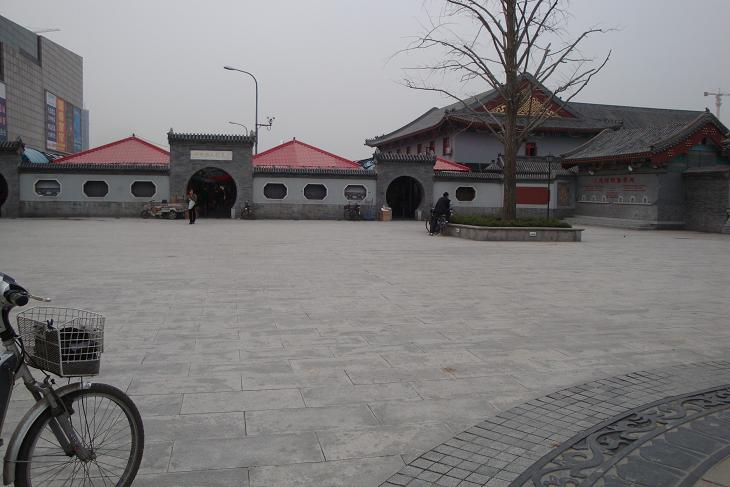
#> input picture I3/3_1.JPG, 730 x 487 px; its folder holds 4 pictures in this run
$ python trial5.py
#> lines starting #> are read from the running program, lines starting #| are printed output that depends on the picture
import cv2
import numpy as np
import glob

def cylindrical_warp(img, focal_length):
    """Warp an image into cylindrical coordinates."""
    h, w = img.shape[:2]
    cylinder_img = np.zeros_like(img)

    # Define the center of the image
    center_x, center_y = w // 2, h // 2

    # Loop through each pixel in the output cylindrical image
    for y in range(h):
        for x in range(w):
            # Convert to cylindrical coordinates
            theta = (x - center_x) / focal_length
            h_ = (y - center_y) / focal_length
            X = np.sin(theta)
            Y = h_
            Z = np.cos(theta)

            # Map cylindrical coordinates back to original coordinates
            x_original = int(focal_length * X / Z + center_x)
            y_original = int(focal_length * Y / Z + center_y)

            # Check if the mapped coordinates are within bounds
            if 0 <= x_original < w and 0 <= y_original < h:
                cylinder_img[y, x] = img[y_original, x_original]

    return cylinder_img

def detect_and_match_keypoints(img1, img2):
    # Initialize SIFT detector
    sift = cv2.SIFT_create()

    # Detect keypoints and descriptors
    keypoints1, descriptors1 = sift.detectAndCompute(img1, None)
    keypoints2, descriptors2 = sift.detectAndCompute(img2, None)

    # Match descriptors using FLANN-based matcher
    index_params = dict(algorithm=1, trees=5)
    search_params = dict(checks=50)
    flann = cv2.FlannBasedMatcher(index_params, search_params)
    matches = flann.knnMatch(descriptors1, descriptors2, k=2)

    # Apply ratio test to filter out weak matches
    good_matches = []
    for m, n in matches:
        if m.distance < 0.75 * n.distance:
            good_matches.append(m)

    # Extract matched keypoints
    points1 = np.float32([keypoints1[m.queryIdx].pt for m in good_matches])
    points2 = np.float32([keypoints2[m.trainIdx].pt for m in good_matches])

    return points1, points2

def compute_homography_dlt(points1, points2):
    # Number of points
    num_points = points1.shape[0]

    # Construct matrix A for DLT
    A = []
    for i in range(num_points):
        x1, y1 = points1[i][0], points1[i][1]
        x2, y2 = points2[i][0], points2[i][1]
        A.append([-x1, -y1, -1, 0, 0, 0, x2 * x1, x2 * y1, x2])
        A.append([0, 0, 0, -x1, -y1, -1, y2 * x1, y2 * y1, y2])

    A = np.array(A)

    # Perform SVD on A
    U, S, Vt = np.linalg.svd(A)
    H = Vt[-1].reshape(3, 3)

    # Normalize and return homography
    return H / H[2, 2]

def ransac_homography(points1, points2, num_iterations=1000, threshold=5.0):
    max_inliers = 0
    best_homography = None

    for _ in range(num_iterations):
        # Randomly select 4 points for minimal DLT
        idx = np.random.choice(len(points1), 4, replace=False)
        pts1_sample = points1[idx]
        pts2_sample = points2[idx]

        # Compute homography with the 4-point sample
        H = compute_homography_dlt(pts1_sample, pts2_sample)

        # Apply homography to all points
        points1_homogeneous = np.hstack([points1, np.ones((points1.shape[0], 1))])
        projected_points = (H @ points1_homogeneous.T).T
        projected_points /= projected_points[:, 2].reshape(-1, 1)

        # Calculate distances
        distances = np.linalg.norm(projected_points[:, :2] - points2, axis=1)
        inliers = distances < threshold
        num_inliers = np.sum(inliers)

        # Update the best homography if more inliers are found
        if num_inliers > max_inliers:
            max_inliers = num_inliers
            best_homography = H

    return best_homography

# [38 lines left out: functions find_homography, to_mtx, to_img, warpPerspective, not called in this run]

def warpCylindricalPerspective(img, K, output_size):
    """This function returns the cylindrical warp for a given image and intrinsics matrix K, constrained to output_size."""
    h_, w_ = img.shape[:2]
    output_h, output_w = output_size

    # Pixel coordinates
    y_i, x_i = np.indices((h_, w_))
    X = np.stack([x_i, y_i, np.ones_like(x_i)], axis=-1).reshape(h_ * w_, 3)  # Convert to homogeneous coordinates

    # Inverse intrinsic matrix to normalize coordinates
    Kinv = np.linalg.inv(K)
    X = Kinv.dot(X.T).T  # Normalized coordinates

    # Calculate cylindrical coordinates (sin(theta), h, cos(theta))
    A = np.stack([np.sin(X[:, 0]), X[:, 1], np.cos(X[:, 0])], axis=-1).reshape(w_ * h_, 3)
    B = K.dot(A.T).T  # Project back to image-pixels plane

    # Back from homogeneous coordinates
    B = B[:, :-1] / B[:, [-1]]

    # Offset to center the warped image in the output canvas
    x_offset = (output_w - w_) // 2
    y_offset = (output_h - h_) // 2
    B[:, 0] += x_offset
    B[:, 1] += y_offset

    # Ensure warp coordinates stay within bounds of output_size
    B[(B[:, 0] < 0) | (B[:, 0] >= output_w) | (B[:, 1] < 0) | (B[:, 1] >= output_h)] = -1
    B = B.reshape(h_, w_, -1)

    # Convert image to RGBA for transparent borders
    img_rgba = cv2.cvtColor(img, cv2.COLOR_BGR2BGRA)

    # Warp the image according to cylindrical coordinates
    cylindrical_img = cv2.remap(img_rgba, B[:, :, 0].astype(np.float32), B[:, :, 1].astype(np.float32),
                                cv2.INTER_AREA, borderMode=cv2.BORDER_TRANSPARENT)

    # Resize output to match the specified dimensions (output_size)
    return cylindrical_img[:output_h, :output_w]


def warp_image(img1, img2, H):
    # Get the dimensions of the first image
    h1, w1 = img1.shape[:2]
    h2, w2 = img2.shape[:2]

    # Define corner points of the first image
    corners_img1 = np.float32([[0, 0], [0, h1], [w1, h1], [w1, 0]]).reshape(-1, 1, 2)

    # Warp the corners of img1 to find the size of the stitched canvas
    warped_corners = cv2.perspectiveTransform(corners_img1, H)
    corners_img2 = np.float32([[0, 0], [0, h2], [w2, h2], [w2, 0]]).reshape(-1, 1, 2)

    # Combine all corners to get the bounding box
    all_corners = np.concatenate((warped_corners, corners_img2), axis=0)
    [x_min, y_min] = np.int32(all_corners.min(axis=0).ravel() - 0.5)
    [x_max, y_max] = np.int32(all_corners.max(axis=0).ravel() + 0.5)

    # Calculate the translation matrix to shift the result into positive coordinates
    translation_dist = [-x_min, -y_min]
    translation_matrix = np.array([[1, 0, translation_dist[0]], [0, 1, translation_dist[1]], [0, 0, 1]])

    # Warp img1 to the canvas size
    output_img = warpCylindricalPerspective(img1, translation_matrix @ H, (x_max - x_min, y_max - y_min))

    # Overlay img2 on the stitched image using translation
    output_img[translation_dist[1]:h2 + translation_dist[1], translation_dist[0]:w2 + translation_dist[0]] = img2

    return output_img

# [42 lines of commented-out code are left out]

# [30 lines left out: functions cylindricalWarp, crop_black_borders, not called in this run]


# Use the modified cylindrical_warp to prepare images for stitching
def stitch_images(img1, img2, focal_length):
    # Warp both images into cylindrical coordinates
    img1_cylindrical = cylindrical_warp(img1, focal_length)
    img2_cylindrical = cylindrical_warp(img2, focal_length)

    # Detect and match keypoints in cylindrical images
    points1, points2 = detect_and_match_keypoints(img1_cylindrical, img2_cylindrical)

    # Find homography matrix using RANSAC
    H = ransac_homography(points1, points2)

    # Stitch images using the homography on cylindrical images
    stitched_img = warp_image(img1_cylindrical, img2_cylindrical, H)

    return stitched_img

def stitch_multiple_images(images, focal_length):
    reference_idx = len(images) // 2
    # reference_idx = 0
    print(reference_idx, len(images))
    panorama = images[reference_idx]

    # [4 lines of commented-out code are left out]

    for i in range(1, len(images)-reference_idx):
        panorama = stitch_images(images[reference_idx-i], panorama, focal_length)
        panorama = crop_black_borders(panorama)
        cv2.imwrite(f"stitched_mix_{i}_left.jpg", panorama)
        panorama = stitch_images(images[reference_idx+i], panorama, focal_length)
        panorama = crop_black_borders(panorama)
        cv2.imwrite(f"stitched_mix_{i}.jpg", panorama)

    if len(images) % 2 == 0:
        panorama = stitch_images(images[0], panorama, focal_length)
        panorama = crop_black_borders(panorama)

    return panorama

# Load images in color

# Define the path to your folder
folder_path = 'I3/*'

# Use glob to get all image file paths in the folder
image_files = glob.glob(folder_path)

# Initialize an empty list to store the images
images = []

# Loop through each file path, read the image and append it to the list
for file in image_files:
    img = cv2.imread(file)
#> img is the input picture: shape (487, 730, 3); mean B, G, R 123.9, 123, 124.7
    if img is not None:
        images.append(img)

print(images)

# Set focal length (approximate based on the camera and image dimensions)
focal_length = 700  # Adjust based on your camera setup
#> focal_length = 700

# Stitch the images into a panorama
stitched_panorama = stitch_multiple_images(images, focal_length)
#> the loop in stitch_multiple_images, `for i in range(1, len(images)-reference_idx):` made 1 pass
#> pass 1, in stitch_images, `img1_cylindrical = cylindrical_warp(img1, focal_length)`:
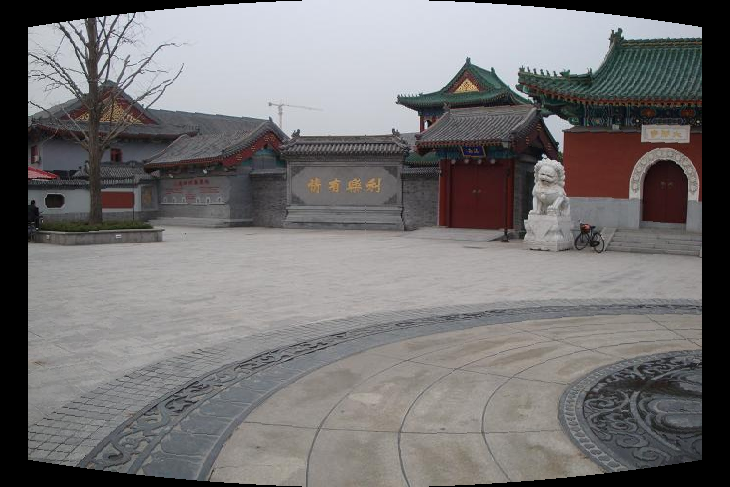
#> img1_cylindrical: shape (487, 730, 3); mean B, G, R 115.3, 114.6, 116.6
#> pass 1, in stitch_images, `img2_cylindrical = cylindrical_warp(img2, focal_length)`:
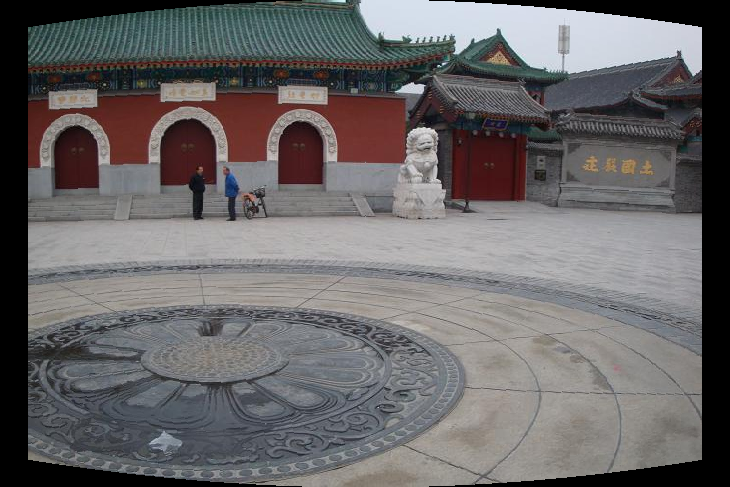
#> img2_cylindrical: shape (487, 730, 3); mean B, G, R 103.4, 102.4, 105
#> pass 1, in warpCylindricalPerspective, `y_i, x_i = np.indices((h_, w_))`:
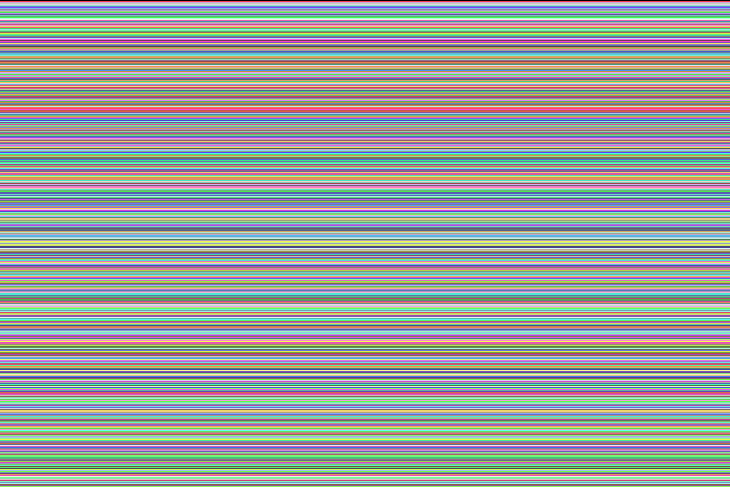
#> y_i: shape (487, 730) int64; 487 distinct labels, from 0 to 486; one colour per label, 0 black
#> pass 1, in warpCylindricalPerspective, `y_i, x_i = np.indices((h_, w_))`:
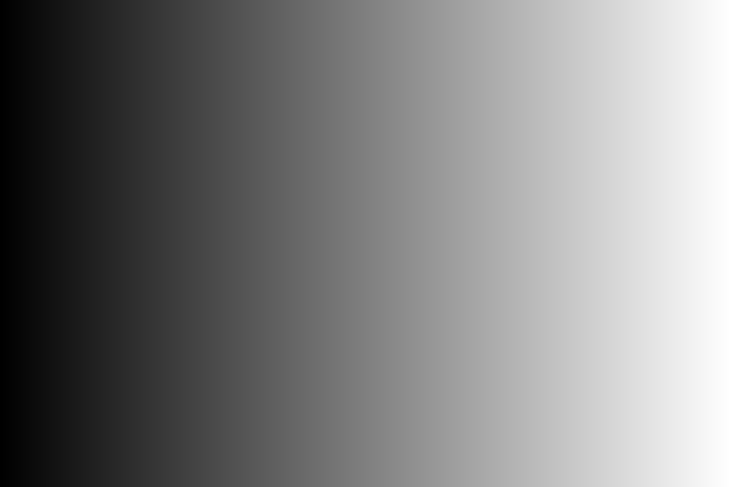
#> x_i: shape (487, 730) int64; min 0, max 729, mean 364.5; drawn with min black and max white
#> (the run stopped early here; a loop or call above may not have finished)
